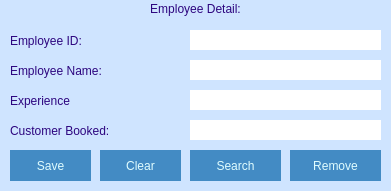
   <widget class="QGroupBox" name="groupBox_6">
    <property name="geometry">
     <rect>
      <x>760</x>
      <y>440</y>
      <width>391</width>
      <height>191</height>
     </rect>
    </property>
    <property name="focusPolicy">
     <enum>Qt::NoFocus</enum>
    </property>
    <property name="whatsThis">
     <string>&lt;html&gt;&lt;head/&gt;&lt;body&gt;&lt;p align=&quot;center&quot;&gt;&lt;span style=&quot; font-weight:600;&quot;&gt;Sample Detail:&lt;/span&gt;&lt;/p&gt;&lt;/body&gt;&lt;/html&gt;</string>
    </property>
    <property name="autoFillBackground">
     <bool>false</bool>
    </property>
    <property name="styleSheet">
     <string notr="true">QWidget {
    font: 75 16pt &quot;Rockwell&quot;;
    color: rgb(45, 5, 127);
    background-color: rgb(207, 228, 255);
    border-radius: 20px;   
}</string>
    </property>
    <property name="title">
     <string>Employee Detail:</string>
    </property>
    <property name="alignment">
     <set>Qt::AlignCenter</set>
    </property>
    <property name="flat">
     <bool>false</bool>
    </property>
    <property name="checkable">
     <bool>false</bool>
    </property>
    <widget class="QLabel" name="label_8">
     <property name="geometry">
      <rect>
       <x>10</x>
       <y>30</y>
       <width>181</width>
       <height>21</height>
      </rect>
     </property>
     <property name="styleSheet">
      <string notr="true">font: italic 12pt &quot;Rockwell&quot;;
</string>
     </property>
     <property name="text">
      <string>Employee ID:</string>
     </property>
    </widget>
    <widget class="QLabel" name="label_9">
     <property name="geometry">
      <rect>
       <x>10</x>
       <y>60</y>
       <width>191</width>
       <height>21</height>
      </rect>
     </property>
     <property name="styleSheet">
      <string notr="true">font: italic 12pt &quot;Rockwell&quot;;</string>
     </property>
     <property name="text">
      <string>Employee Name:</string>
     </property>
    </widget>
    <widget class="QLabel" name="label_10">
     <property name="geometry">
      <rect>
       <x>10</x>
       <y>90</y>
       <width>161</width>
       <height>21</height>
      </rect>
     </property>
     <property name="styleSheet">
      <string notr="true">font: italic 12pt &quot;Rockwell&quot;;</string>
     </property>
     <property name="text">
      <string>Experience</string>
     </property>
    </widget>
    <widget class="QLineEdit" name="lineEditEmployeeID">
     <property name="geometry">
      <rect>
       <x>190</x>
       <y>30</y>
       <width>191</width>
       <height>20</height>
      </rect>
     </property>
     <property name="styleSheet">
      <string notr="true">background-color: rgb(255, 255, 255);</string>
     </property>
    </widget>
    <widget class="QLineEdit" name="lineEditEmployeeName">
     <property name="geometry">
      <rect>
       <x>190</x>
       <y>60</y>
       <width>191</width>
       <height>20</height>
      </rect>
     </property>
     <property name="styleSheet">
      <string notr="true">background-color: rgb(255, 255, 255);</string>
     </property>
    </widget>
    <widget class="QLineEdit" name="lineEditExperience">
     <property name="geometry">
      <rect>
       <x>190</x>
       <y>90</y>
       <width>191</width>
       <height>20</height>
      </rect>
     </property>
     <property name="styleSheet">
      <string notr="true">background-color: rgb(255, 255, 255);</string>
     </property>
    </widget>
    <widget class="QPushButton" name="pushButtonEmployeeSave">
     <property name="geometry">
      <rect>
       <x>10</x>
       <y>150</y>
       <width>81</width>
       <height>31</height>
      </rect>
     </property>
     <property name="styleSheet">
      <string notr="true">background-color: rgb(67, 139, 196);
font: 14pt &quot;Rockwell Condensed&quot;;
color: rgb(224, 253, 255);</string>
     </property>
     <property name="text">
      <string>Save</string>
     </property>
     <property name="icon">
      <iconset>
       <normaloff>../images/ic_saveEmployee.png</normaloff>../images/ic_saveEmployee.png</iconset>
     </property>
     <property name="iconSize">
      <size>
       <width>15</width>
       <height>15</height>
      </size>
     </property>
    </widget>
    <widget class="QPushButton" name="pushButtonEmployeeClear">
     <property name="geometry">
      <rect>
       <x>100</x>
       <y>150</y>
       <width>81</width>
       <height>31</height>
      </rect>
     </property>
     <property name="styleSheet">
      <string notr="true">background-color: rgb(67, 139, 196);
font: 14pt &quot;Rockwell Condensed&quot;;
color: rgb(224, 253, 255);</string>
     </property>
     <property name="text">
      <string>Clear</string>
     </property>
     <property name="icon">
      <iconset>
       <normaloff>../images/ic_clearEmployee.png</normaloff>../images/ic_clearEmployee.png</iconset>
     </property>
     <property name="iconSize">
      <size>
       <width>17</width>
       <height>17</height>
      </size>
     </property>
    </widget>
    <widget class="QPushButton" name="pushButtonEmployeeSearch">
     <property name="geometry">
      <rect>
       <x>190</x>
       <y>150</y>
       <width>91</width>
       <height>31</height>
      </rect>
     </property>
     <property name="styleSheet">
      <string notr="true">background-color: rgb(67, 139, 196);
font: 14pt &quot;Rockwell Condensed&quot;;
color: rgb(224, 253, 255);</string>
     </property>
     <property name="text">
      <string>Search</string>
     </property>
     <property name="icon">
      <iconset>
       <normaloff>../images/ic_searchEmployee.png</normaloff>../images/ic_searchEmployee.png</iconset>
     </property>
     <property name="iconSize">
      <size>
       <width>15</width>
       <height>15</height>
      </size>
     </property>
    </widget>
    <widget class="QPushButton" name="pushButtonEmployeeRemove">
     <property name="geometry">
      <rect>
       <x>290</x>
       <y>150</y>
       <width>91</width>
       <height>31</height>
      </rect>
     </property>
     <property name="styleSheet">
      <string notr="true">background-color: rgb(67, 139, 196);
font: 14pt &quot;Rockwell Condensed&quot;;
color: rgb(224, 253, 255);</string>
     </property>
     <property name="text">
      <string>Remove</string>
     </property>
     <property name="icon">
      <iconset>
       <normaloff>../images/ic_removeEmployee.png</normaloff>../images/ic_removeEmployee.png</iconset>
     </property>
     <property name="iconSize">
      <size>
       <width>15</width>
       <height>15</height>
      </size>
     </property>
    </widget>
    <widget class="QLabel" name="label_11">
     <property name="geometry">
      <rect>
       <x>10</x>
       <y>120</y>
       <width>221</width>
       <height>21</height>
      </rect>
     </property>
     <property name="styleSheet">
      <string notr="true">font: italic 12pt &quot;Rockwell&quot;;</string>
     </property>
     <property name="text">
      <string>Customer Booked:</string>
     </property>
    </widget>
    <widget class="QLineEdit" name="lineEditCustomerBooked">
     <property name="geometry">
      <rect>
       <x>190</x>
       <y>120</y>
       <width>191</width>
       <height>20</height>
      </rect>
     </property>
     <property name="styleSheet">
      <string notr="true">background-color: rgb(255, 255, 255);</string>
     </property>
    </widget>
   </widget>
